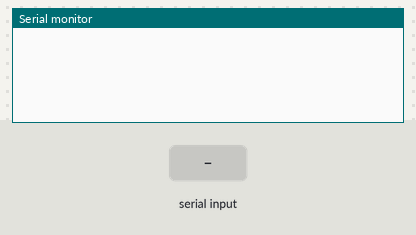
Bench run of a sketch on a simulated ESP32. On the bench: the last lines printed to the serial monitor. The inputs (shaded band) are chosen by the test bench.

Above: at 1.2 s.
1.3 s: "90,45\n" received over Serial
At 1.7 s:
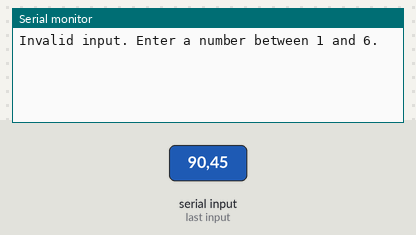
2.8 s: "1\n" received over Serial
At 4.2 s:
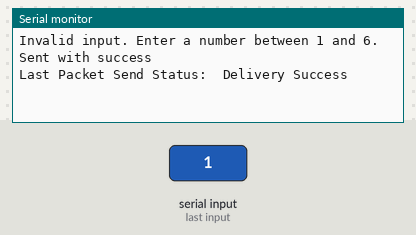

The sketch:

ESPNOW_ESP32_Sender_v2.0.ino
```cpp
#include <esp_now.h>
#include <WiFi.h>

//Receiver MAC address
uint8_t receiverAddress[] = {0x9C,0x9C, 0x1F, 0xD6, 0x87, 0xA0};

//Structure to send data with ESPNOW
typedef struct message_struct {
  char a[32];
} message_struct;

message_struct dataToSend;

esp_now_peer_info_t peerInfo;

//callback for data after it is sent
void OnDataSent(const uint8_t *mac_addr, esp_now_send_status_t status) {
  Serial.print("\r\nLast Packet Send Status:\t");
  Serial.println(status == ESP_NOW_SEND_SUCCESS ? "Delivery Success" : "Delivery Fail");
}

void setup() {
    // Init Serial Monitor
  Serial.begin(115200);

  // Set device as a Wi-Fi Station
  WiFi.mode(WIFI_STA);

  // Init ESP-NOW
  if (esp_now_init() != ESP_OK) {
    Serial.println("Error initializing ESP-NOW");
    return;

  }

  // Once ESPNow is successfully Init, we will register for Send CB to
  // get the status of Trasnmitted packet
  esp_now_register_send_cb(OnDataSent);

  // Register peer
  memcpy(peerInfo.peer_addr, receiverAddress, 6);
  peerInfo.channel = 0;
  peerInfo.encrypt = false;

  // Add peer
  if (esp_now_add_peer(&peerInfo) != ESP_OK){
    Serial.println("Failed to add peer");
    return;
  }
}

void inputMessageTranslation(int input){
  switch(input){
  case 1: // Position 1 OR Cut-in Position
    strcpy(dataToSend.a, "00000001");
    break;
  case 2: // Position 2
    strcpy(dataToSend.a, "00000010");
    break;
  case 3: // Position 3
    strcpy(dataToSend.a, "00000011");
    break;
  case 4: // Position 4
    strcpy(dataToSend.a, "00000100");
    break;
  case 5: // Position 5
    strcpy(dataToSend.a, "00000101");
    break;
  case 6: // MOUNTING Position OR Emergency Stop
    strcpy(dataToSend.a, "00000110");
    break;
  default:
    break;
 }
}

void espNOWSend(){

  // Send message via ESP-NOW
  esp_err_t result = esp_now_send(receiverAddress, (uint8_t *) &dataToSend, sizeof(dataToSend));

  if (result == ESP_OK) {
    Serial.println("Sent with success");
  }
  else {
    Serial.println("Error sending the data");
  }
}

void loop() {
  if (Serial.available() > 0) {
    String inputString = Serial.readStringUntil('\n');
    inputString.trim();
    int inputInt = inputString.toInt();  // Convert string to int

    // If inputInt is 0, that could mean the user entered 0 or non-numeric input
    // You might want to check that inputString is not empty and only digits
    if (inputString.length() > 0 && inputInt > 0 && inputInt <= 6) {
      inputMessageTranslation(inputInt);
      espNOWSend();
    } else {
      Serial.println("Invalid input. Enter a number between 1 and 6.");
    }
  }
}
```

Measured:
- after the input at 1.3 s, the serial monitor: prints a new line at once (image 1)
- after the input at 2.8 s, the serial monitor: prints a new line at once (image 2)
